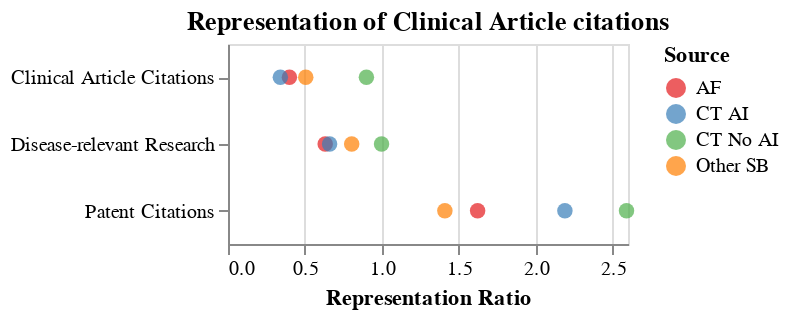

This figure's notebook cell:
### Code cell
color_scale = alt.Scale(
    domain=['AF', 'CT AI', 'CT No AI', 'Other SB'],
    range=['#e41a1c', '#377eb8', '#4daf4a', '#ff7f00']
)


ca_chart = alt.Chart(merged_data[merged_data["depth"]=="foundational"]).mark_circle(size=60).encode(
    y=alt.Y('group:N', title=None),
    x=alt.X('representation_ratio:Q', title='Representation Ratio'),
    color=alt.Color('source:N', scale=color_scale, title='Source'),
).properties(
    title='Representation of Clinical Article citations',
    width=200,
    height=100
)

ca_chart

### Figure 1 — Vega-Lite specification as saved in the notebook (floating-point values rounded to 4 significant figures)
{"config": {"view": {"continuousWidth": 300, "continuousHeight": 300}}, "data": {"name": "data-20baeb1b6aeceadb896a31c27b542ac7"}, "mark": {"type": "circle", "size": 60}, "encoding": {"color": {"field": "source", "scale": {"domain": ["AF", "CT AI", "CT No AI", "Other SB"], "range": ["#e41a1c", "#377eb8", "#4daf4a", "#ff7f00"]}, "title": "Source", "type": "nominal"}, "x": {"field": "representation_ratio", "title": "Representation Ratio", "type": "quantitative"}, "y": {"field": "group", "title": null, "type": "nominal"}}, "height": 100, "title": "Representation of Clinical Article citations", "width": 200, "$schema": "https://vega.github.io/schema/vega-lite/v5.16.3.json", "datasets": {"data-20baeb1b6aeceadb896a31c27b542ac7": [{"source": "AF", "depth": "foundational", "total_citations": 90490.0, "share_citations": 0.04715, "ca_citations": 867.0, "share_ca_citations": 0.01883, "representation_ratio": 0.3994, "group": "Clinical Article Citations", "pa_citations": null, "share_pa_citations": null, "total_mesh": null, "share_mesh": null, "mesh_C": null, "share_mesh_C": null}, {"source": "CT AI", "depth": "foundational", "total_citations": 12370.0, "share_citations": 0.006446, "ca_citations": 101.0, "share_ca_citations": 0.002194, "representation_ratio": 0.3403, "group": "Clinical Article Citations", "pa_citations": null, "share_pa_citations": null, "total_mesh": null, "share_mesh": null, "mesh_C": null, "share_mesh_C": null}, {"source": "CT No AI", "depth": "foundational", "total_citations": 17700.0, "share_citations": 0.009223, "ca_citations": 382.0, "share_ca_citations": 0.008297, "representation_ratio": 0.8997, "group": "Clinical Article Citations", "pa_citations": null, "share_pa_citations": null, "total_mesh": null, "share_mesh": null, "mesh_C": null, "share_mesh_C": null}, {"source": "Other SB", "depth": "foundational", "total_citations": 40990.0, "share_citations": 0.02136, "ca_citations": 497.0, "share_ca_citations": 0.0108, "representation_ratio": 0.5054, "group": "Clinical Article Citations", "pa_citations": null, "share_pa_citations": null, "total_mesh": null, "share_mesh": null, "mesh_C": null, "share_mesh_C": null}, {"source": "AF", "depth": "foundational", "total_citations": 90490.0, "share_citations": 0.04715, "ca_citations": null, "share_ca_citations": null, "representation_ratio": 1.622, "group": "Patent Citations", "pa_citations": 775.0, "share_pa_citations": 0.07651, "total_mesh": null, "share_mesh": null, "mesh_C": null, "share_mesh_C": null}, {"source": "CT AI", "depth": "foundational", "total_citations": 12370.0, "share_citations": 0.006446, "ca_citations": null, "share_ca_citations": null, "representation_ratio": 2.19, "group": "Patent Citations", "pa_citations": 143.0, "share_pa_citations": 0.01412, "total_mesh": null, "share_mesh": null, "mesh_C": null, "share_mesh_C": null}, {"source": "CT No AI", "depth": "foundational", "total_citations": 17700.0, "share_citations": 0.009223, "ca_citations": null, "share_ca_citations": null, "representation_ratio": 2.59, "group": "Patent Citations", "pa_citations": 242.0, "share_pa_citations": 0.02389, "total_mesh": null, "share_mesh": null, "mesh_C": null, "share_mesh_C": null}, {"source": "Other SB", "depth": "foundational", "total_citations": 40990.0, "share_citations": 0.02136, "ca_citations": null, "share_ca_citations": null, "representation_ratio": 1.41, "group": "Patent Citations", "pa_citations": 305.0, "share_pa_citations": 0.03011, "total_mesh": null, "share_mesh": null, "mesh_C": null, "share_mesh_C": null}, {"source": "AF", "depth": "foundational", "total_citations": null, "share_citations": null, "ca_citations": null, "share_ca_citations": null, "representation_ratio": 0.6318, "group": "Disease-relevant Research", "pa_citations": null, "share_pa_citations": null, "total_mesh": 27090.0, "share_mesh": 0.05531, "mesh_C": 668.7, "share_mesh_C": 0.03495}, {"source": "CT AI", "depth": "foundational", "total_citations": null, "share_citations": null, "ca_citations": null, "share_ca_citations": null, "representation_ratio": 0.6604, "group": "Disease-relevant Research", "pa_citations": null, "share_pa_citations": null, "total_mesh": 3432.0, "share_mesh": 0.007009, "mesh_C": 88.56, "share_mesh_C": 0.004629}, {"source": "CT No AI", "depth": "foundational", "total_citations": null, "share_citations": null, "ca_citations": null, "share_ca_citations": null, "representation_ratio": 0.998, "group": "Disease-relevant Research", "pa_citations": null, "share_pa_citations": null, "total_mesh": 5418.0, "share_mesh": 0.01106, "mesh_C": 211.3, "share_mesh_C": 0.01104}, {"source": "Other SB", "depth": "foundational", "total_citations": null, "share_citations": null, "ca_citations": null, "share_ca_citations": null, "representation_ratio": 0.804, "group": "Disease-relevant Research", "pa_citations": null, "share_pa_citations": null, "total_mesh": 11380.0, "share_mesh": 0.02325, "mesh_C": 357.6, "share_mesh_C": 0.01869}]}}
